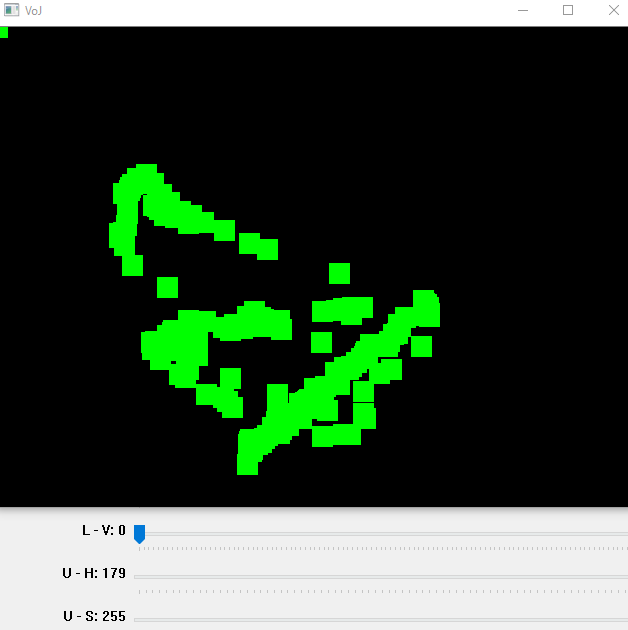
#> input picture SamratSukhi Projects/Vision of jarvis/C2apture.png, 628 x 630 px, given in place of the camera
$ python reeee.py
#> lines starting #> are read from the running program, lines starting #| are printed output that depends on the picture
import  cv2,time
import numpy as np
import pandas as pa
#cv2.namedWindow('Vision Of Jarvis')
xxx=160  #x/4 x=device_width
yyy=120  #y/4 y=device_height

def nothing(x):
    pass

video=cv2.VideoCapture(0)

cv2.namedWindow("frame1")
cv2.createTrackbar("L - H","frame1",0,179,nothing)
cv2.createTrackbar("L - S","frame1",0,255,nothing)
cv2.createTrackbar("L - V","frame1",0,255,nothing)
cv2.createTrackbar("U - H","frame1",179,179,nothing)
cv2.createTrackbar("U - S","frame1",255,255,nothing)
cv2.createTrackbar("U - V","frame1",255,255,nothing)
img = np.zeros((480,640,3), np.uint8)

while True:
    check, frame = video.read()
#> frame is the input picture: shape (630, 628, 3); mean B, G, R 56.4, 75.3, 56.3
    frame=cv2.flip(frame,1)
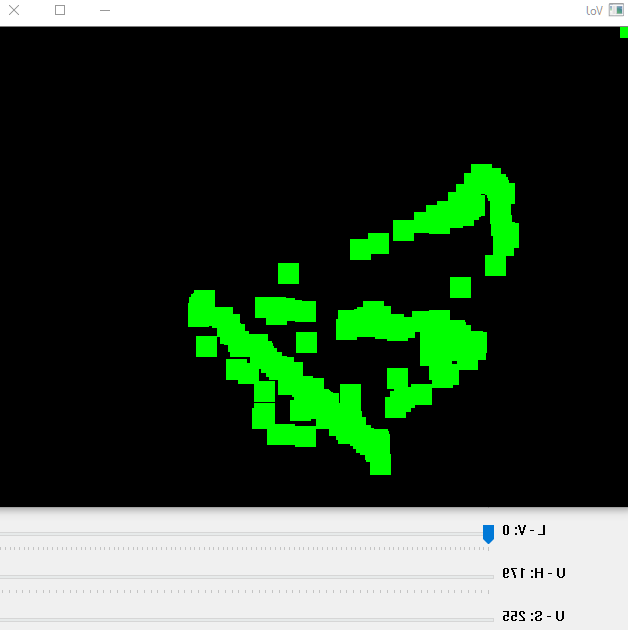
#> frame: shape (630, 628, 3); mean B, G, R 56.4, 75.3, 56.3
    blurred_frame=cv2.GaussianBlur(frame,(5,5),0)
    hsv=cv2.cvtColor(blurred_frame,cv2.COLOR_BGR2HSV)
#> hsv: shape (630, 628, 3); mean H, S, V 6.9, 23, 75.3

    l_h=cv2.getTrackbarPos("L - H","frame1")
    l_s=cv2.getTrackbarPos("L - S","frame1")
    l_v=cv2.getTrackbarPos("L - V","frame1")
    u_h=cv2.getTrackbarPos("U - H","frame1")
    u_s=cv2.getTrackbarPos("U - S","frame1")
    u_v=cv2.getTrackbarPos("U - V","frame1")

    #lower_range=np.array([l_h,l_s,l_v])
    lower_range=np.array([163,143,57])
    upper_range=np.array([179,255,255])
    #upper_range=np.array([u_h,u_s,u_v])

    mask=cv2.inRange(hsv,lower_range,upper_range)
#> mask: shape (630, 628); every value is 0
    #print(mask.size)

    contours, hierarchy= cv2.findContours(mask,cv2.RETR_TREE,cv2.CHAIN_APPROX_NONE)
#> contours = []

    cv2.drawContours(frame,contours,-1,(0,255,0),3)

    result=cv2.bitwise_and(frame,frame,mask=mask)
#> result: shape (630, 628, 3); every value is 0
    M = cv2.moments(mask)
#> M = moments, m00 0
    if M["m00"]!=0:
        cX = int(M["m10"] / M["m00"])
        cY = int(M["m01"] / M["m00"])
    else:
        M["m00"]=np.nextafter(0, 1)
        cX = int(M["m10"] / M["m00"])
#> cX = 0
        cY = int(M["m01"] / M["m00"])
#> cY = 0

    print(cX,cY,M["m00"])
#| 0 0 5e-324
    #cv2.circle(result,(cX,cY), 10, (0,0,255), -1)
    cv2.circle(result,(cX,cY), 7, (255,0,0), -1)
#> result: shape (630, 628, 3); mean B, G, R 0, 0, 0
    img=cv2.circle(img,(cX+10,cY+10),15,(0,255,0),-1)
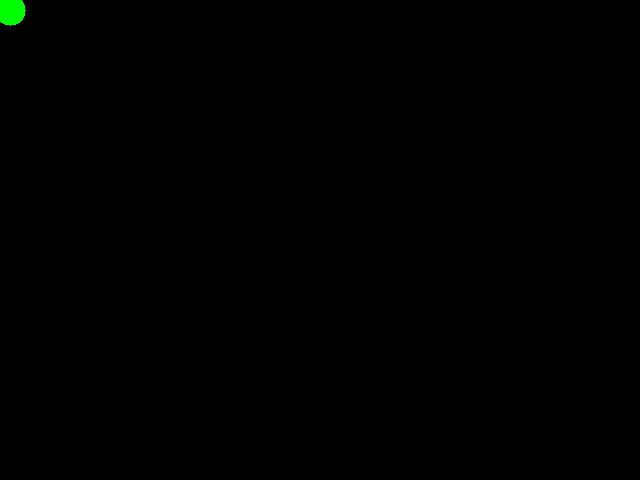
#> img: shape (480, 640, 3); mean of channels 0, 1, 2 0, 0.5, 0; drawn as B, G, R
    cv2.imshow('VoJ',img)

    cv2.rectangle(result,(510,0),(510,480),(0,0,255),3)
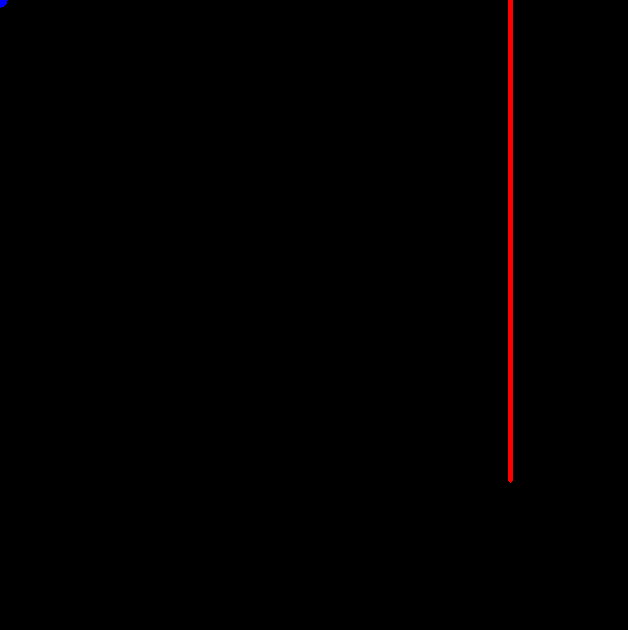
#> result: shape (630, 628, 3); mean B, G, R 0, 0, 1.6
    #cv2.imshow("mask",mask)

    #cv2.imshow("hii",frame)

    cv2.imshow("result",result)

    key=cv2.waitKey(1)
#> (key Esc is pressed here)
    if key==ord(' '):
        break
    key=cv2.waitKey(1)
#> (key Esc is pressed here)
    if key==ord('r'):
        img.delete()

video.release()
cv2.destroyAllWindows()

$ run again, on SamratSukhi Projects/Vision of jarvis/Captur2e.png
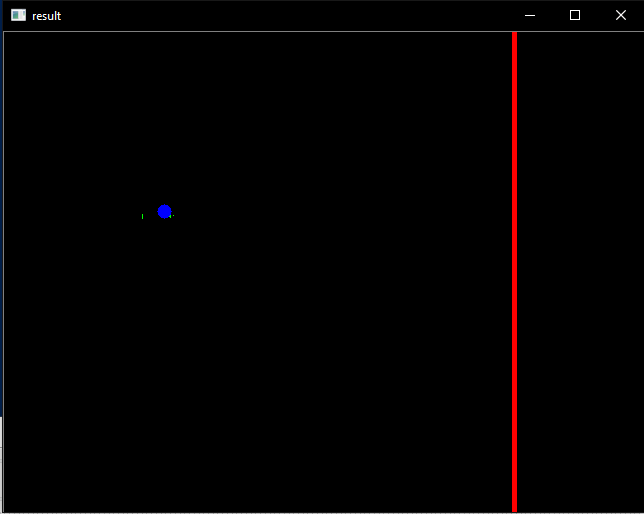
#> input picture SamratSukhi Projects/Vision of jarvis/Captur2e.png, 644 x 514 px, given in place of the camera
#> frame is the input picture: shape (514, 644, 3); mean B, G, R 1.6, 1.3, 3.1
#> `blurred_frame=cv2.GaussianBlur(frame,(5,5),0)`:
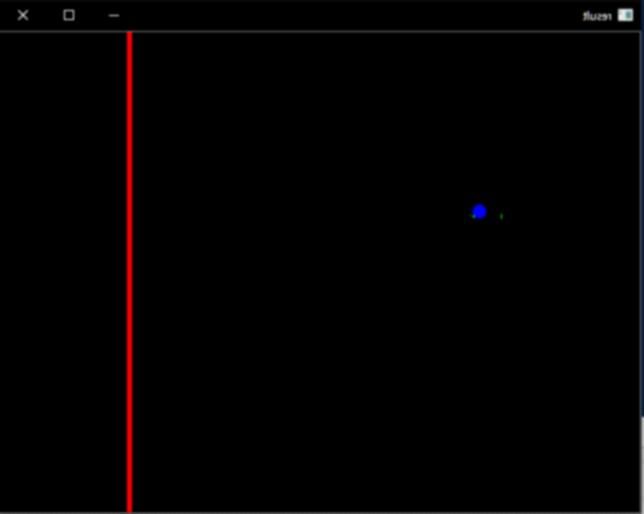
#> blurred_frame: shape (514, 644, 3); mean B, G, R 1.4, 1.2, 3
#> hsv: shape (514, 644, 3); mean H, S, V 0.8, 4.4, 3.3
#> mask: shape (514, 644); every value is 0
#> contours = []
#> M = moments, m00 0
#> cX = 0
#| 0 0 5e-324
#> `cv2.rectangle(result,(510,0),(510,480),(0,0,255),3)`:
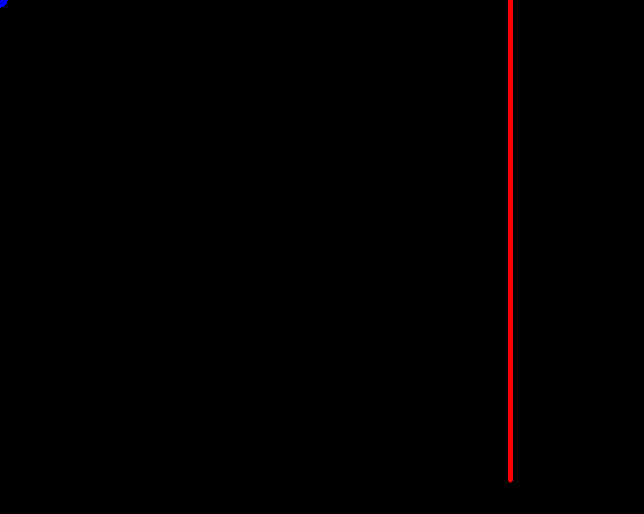
#> result: shape (514, 644, 3); mean B, G, R 0, 0, 1.9

$ run again, on SamratSukhi Projects/Vision of jarvis/Capture.PNG
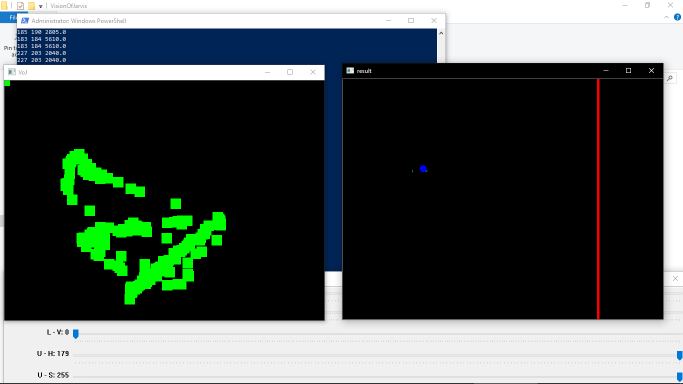
#> input picture SamratSukhi Projects/Vision of jarvis/Capture.PNG, 1366 x 768 px, given in place of the camera (shown at 1/2 size)
#> frame is the input picture: shape (768, 1366, 3); mean B, G, R 83.1, 86.6, 77.4
#> `frame=cv2.flip(frame,1)`:
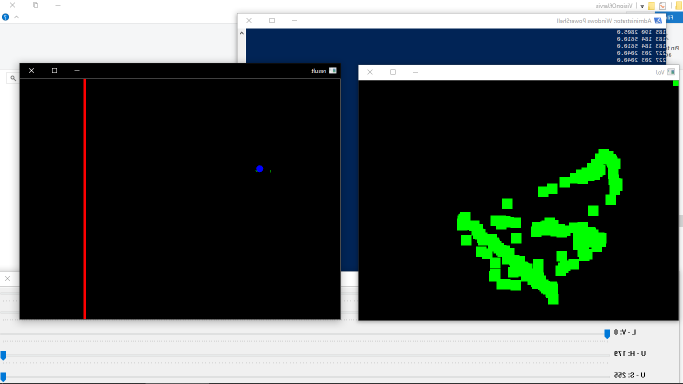
#> frame: shape (768, 1366, 3) (shown at 1/2 size); mean B, G, R 83.1, 86.6, 77.4
#> hsv: shape (768, 1366, 3); mean H, S, V 16.4, 27.7, 90.8
#> mask: shape (768, 1366); every value is 0
#> contours = []
#> M = moments, m00 0
#> cX = 0
#| 0 0 5e-324
#> `cv2.rectangle(result,(510,0),(510,480),(0,0,255),3)`:
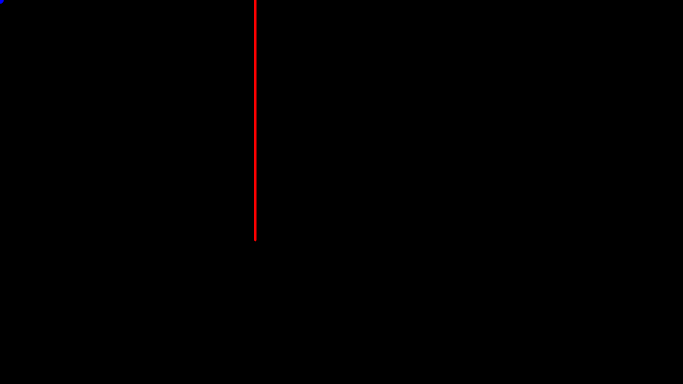
#> result: shape (768, 1366, 3) (shown at 1/2 size); mean B, G, R 0, 0, 0.6
